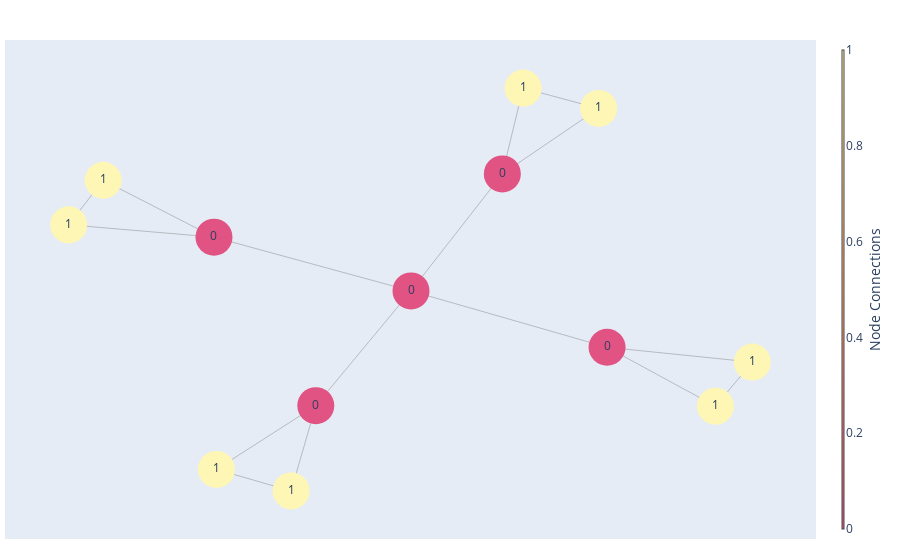

Notebook code cell kept with this figure:
### Code cell
label_values = [gg[0] for gg in x]

draw_color(label_values, G, n_node = center)

### Figure 1 — Plotly figure (JSON) as saved in the notebook; plotly's stock layout.template omitted (floating-point values rounded to 4 significant figures)
{"data": [{"hoverinfo": "none", "line": {"color": "#888", "width": 0.5}, "mode": "lines", "type": "scatter", "x": [0.2699, 0.549, null, 0.2699, 0.33, null, 0.2699, 0.005314, null, 0.549, 0.33, null, -0.2705, -0.342, null, -0.2705, -0.5584, null, -0.2705, 0.005314, null, -0.342, -0.5584, null, 0.5733, 0.9941, null, 0.5733, 0.8874, null, 0.5733, 0.005314, null, 0.9941, 0.8874, null, -0.5654, -0.9864, null, -0.5654, -0.8865, null, -0.5654, 0.005314, null, -0.9864, -0.8865, null], "y": [0.5772, 0.8998, null, 0.5772, 1, null, 0.5772, 0.001145, null, 0.8998, 1, null, -0.5639, -0.9835, null, -0.5639, -0.8776, null, -0.5639, 0.001145, null, -0.9835, -0.8776, null, -0.2762, -0.3493, null, -0.2762, -0.5664, null, -0.2762, 0.001145, null, -0.3493, -0.5664, null, 0.2661, 0.3268, null, 0.2661, 0.546, null, 0.2661, 0.001145, null, 0.3268, 0.546, null]}, {"hoverinfo": "text", "marker": {"color": [0, 1, 1, 0, 1, 1, 0, 1, 1, 0, 1, 1, 0], "colorbar": {"thickness": 1, "title": {"side": "right", "text": "Node Connections"}, "xanchor": "left"}, "colorscale": [[0, "rgb(254, 246, 181)"], [0.1667, "rgb(255, 221, 154)"], [0.3333, "rgb(255, 194, 133)"], [0.5, "rgb(255, 166, 121)"], [0.6667, "rgb(250, 138, 118)"], [0.8333, "rgb(241, 109, 122)"], [1, "rgb(225, 83, 131)"]], "line": {"width": 0}, "reversescale": true, "showscale": true, "size": 37}, "mode": "markers+text", "text": ["0", "1", "1", "0", "1", "1", "0", "1", "1", "0", "1", "1", "0"], "type": "scatter", "x": [0.2699, 0.549, 0.33, -0.2705, -0.342, -0.5584, 0.5733, 0.9941, 0.8874, -0.5654, -0.9864, -0.8865, 0.005314], "y": [0.5772, 0.8998, 1, -0.5639, -0.9835, -0.8776, -0.2762, -0.3493, -0.5664, 0.2661, 0.3268, 0.546, 0.001145]}], "layout": {"annotations": [{"showarrow": false, "text": "", "xref": "paper", "yref": "paper"}], "hovermode": "closest", "margin": {"b": 21, "l": 5, "r": 5, "t": 40}, "showlegend": false, "title": {"font": {"size": 16}, "text": ""}, "xaxis": {"mirror": true, "showgrid": false, "showticklabels": false, "zeroline": false}, "yaxis": {"mirror": true, "showgrid": false, "showticklabels": false, "zeroline": false}}}
